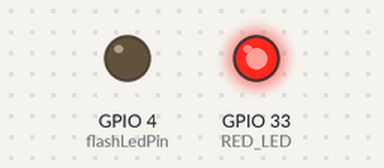
Bench run of a sketch on a simulated ESP32. On the bench: output pins drawn as LEDs (lit = HIGH). WiFi joins after 1.5 s; servers stay silent unless stated; uploads are accepted with an empty reply; the camera gives no picture; what the sketch prints to the serial monitor is not drawn.

Above: at 0.1 s.
At 2.0 s:
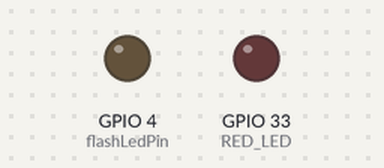
Timing chart, 0 to 3.5 s (numbered marks = the images above):
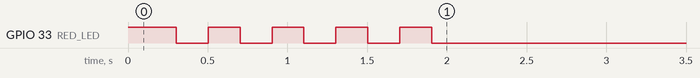

The sketch:

wifi_pic_tune_render.ino
```cpp
#include <WiFi.h>
#include "esp_camera.h"
#include <HTTPClient.h>
#include <WiFiClientSecure.h>

#include "esp_heap_caps.h"
#include "soc/soc.h"
#include "soc/rtc_cntl_reg.h"

/* ================= WIFI ================= */
const char* ssid = "thxrd";
const char* password = "thxrd123.";

/* ===== RENDER SERVER =====
   This Render sketch sends only the image field.
   It does not send house_id, so it stays separate from the local PC sketch.
*/
const char* serverUrl = "https://smart-meter-render.onrender.com/upload";

/* ================= PHOTO QUALITY ================= */
const framesize_t photoFrameSize = FRAMESIZE_SXGA; // 1280x1024: balanced for YOLO upload
const int jpegQuality = 12;         // lower number = clearer/larger
const size_t maxUploadImageBytes = 260 * 1024;
const int staleFrameCount = 0;
const int exposureWarmupFrameCount = 3;
const uint16_t uploadResponseTimeoutMs = 45000;
const uint16_t wifiConnectTimeoutMs = 20000;

const int flashLedPin = 4;           // ESP32-CAM onboard flash LED
const bool useFlashLed = false;      // onboard flash reflects on the meter cover
const int flashWarmupMs = 800;
const int ambientWarmupMs = 1200;

/* ================= STATUS LED ================= */
#define RED_LED 33

void setLED(bool state){
  digitalWrite(RED_LED, state ? LOW : HIGH);
}

void setFlashLed(bool state){
  if(useFlashLed){
    digitalWrite(flashLedPin, state ? HIGH : LOW);
  }
}

/* ================= CAMERA PIN ================= */
#define PWDN_GPIO_NUM 32
#define RESET_GPIO_NUM -1
#define XCLK_GPIO_NUM 0
#define SIOD_GPIO_NUM 26
#define SIOC_GPIO_NUM 27
#define Y9_GPIO_NUM 35
#define Y8_GPIO_NUM 34
#define Y7_GPIO_NUM 39
#define Y6_GPIO_NUM 36
#define Y5_GPIO_NUM 21
#define Y4_GPIO_NUM 19
#define Y3_GPIO_NUM 18
#define Y2_GPIO_NUM 5
#define VSYNC_GPIO_NUM 25
#define HREF_GPIO_NUM 23
#define PCLK_GPIO_NUM 22

/* ================= CAMERA SETUP ================= */
void setupCamera() {
  camera_config_t config;

  config.ledc_channel = LEDC_CHANNEL_0;
  config.ledc_timer = LEDC_TIMER_0;

  config.pin_d0 = Y2_GPIO_NUM;
  config.pin_d1 = Y3_GPIO_NUM;
  config.pin_d2 = Y4_GPIO_NUM;
  config.pin_d3 = Y5_GPIO_NUM;
  config.pin_d4 = Y6_GPIO_NUM;
  config.pin_d5 = Y7_GPIO_NUM;
  config.pin_d6 = Y8_GPIO_NUM;
  config.pin_d7 = Y9_GPIO_NUM;

  config.pin_xclk = XCLK_GPIO_NUM;
  config.pin_pclk = PCLK_GPIO_NUM;
  config.pin_vsync = VSYNC_GPIO_NUM;
  config.pin_href = HREF_GPIO_NUM;

  config.pin_sscb_sda = SIOD_GPIO_NUM;
  config.pin_sscb_scl = SIOC_GPIO_NUM;

  config.pin_pwdn = PWDN_GPIO_NUM;
  config.pin_reset = RESET_GPIO_NUM;

  config.xclk_freq_hz = 10000000;
  config.pixel_format = PIXFORMAT_JPEG;
  config.frame_size = photoFrameSize;
  config.jpeg_quality = jpegQuality;
  config.fb_count = 1;

  if(esp_camera_init(&config) != ESP_OK){
    Serial.println("Camera Init Failed");
    ESP.restart();
  }

  Serial.println("Camera Init Success");

  sensor_t *s = esp_camera_sensor_get();

  s->set_special_effect(s, 0);
  s->set_contrast(s, 2);
  s->set_sharpness(s, 2);
  s->set_brightness(s, 2);
  s->set_saturation(s, -1);

  s->set_exposure_ctrl(s, 1);
  s->set_aec2(s, 1);
  s->set_ae_level(s, 2);

  s->set_denoise(s, 1);
  s->set_bpc(s, 1);
  s->set_wpc(s, 1);
  s->set_lenc(s, 1);

  s->set_gain_ctrl(s, 1);
  s->set_gainceiling(s, GAINCEILING_64X);

  s->set_whitebal(s, 1);
  s->set_awb_gain(s, 1);

  s->set_vflip(s, 0);
  s->set_hmirror(s, 0);

  Serial.println("Meter YOLO Render Mode Ready");
}

/* ================= WIFI ================= */
bool connectWiFi(){
  WiFi.begin(ssid, password);
  Serial.print("Connecting WiFi");

  unsigned long startAttempt = millis();

  while(WiFi.status() != WL_CONNECTED &&
        millis() - startAttempt < wifiConnectTimeoutMs){
    Serial.print(".");
    setLED(true);
    delay(200);
    setLED(false);
    delay(200);
  }

  if(WiFi.status() != WL_CONNECTED){
    Serial.println("\nWiFi Connect Timeout");
    setLED(false);
    return false;
  }

  Serial.println("\nWiFi Connected");
  Serial.println(WiFi.localIP());

  setLED(true);
  return true;
}

const char* frameSizeName(framesize_t frameSize){
  switch(frameSize){
    case FRAMESIZE_UXGA:
      return "UXGA";
    case FRAMESIZE_SXGA:
      return "SXGA";
    case FRAMESIZE_XGA:
      return "XGA";
    default:
      return "OTHER";
  }
}

void dropStaleFrames(int count){
  for(int i = 0; i < count; i++){
    camera_fb_t *tmp = esp_camera_fb_get();
    if(tmp){
      esp_camera_fb_return(tmp);
    }
    delay(120);
  }
}

camera_fb_t* captureSendablePhoto(){
  sensor_t *s = esp_camera_sensor_get();

  s->set_framesize(s, photoFrameSize);
  s->set_quality(s, jpegQuality);
  setFlashLed(true);
  delay(useFlashLed ? flashWarmupMs : ambientWarmupMs);
  dropStaleFrames(exposureWarmupFrameCount);

  camera_fb_t *fb = esp_camera_fb_get();
  setFlashLed(false);

  if(!fb){
    Serial.println("Capture failed");
    return NULL;
  }

  Serial.printf(
    "Image Size: %u bytes (%s, jpeg quality %d)\n",
    (unsigned)fb->len,
    frameSizeName(photoFrameSize),
    jpegQuality
  );

  if(fb->len > maxUploadImageBytes){
    Serial.println("Warning: image above target size; try raising jpegQuality");
  }

  return fb;
}

uint8_t* allocatePayload(size_t totalLen){
  uint8_t *payload = (uint8_t*)heap_caps_malloc(
    totalLen,
    MALLOC_CAP_SPIRAM | MALLOC_CAP_8BIT
  );

  if(!payload){
    payload = (uint8_t*)heap_caps_malloc(totalLen, MALLOC_CAP_8BIT);
  }

  return payload;
}

/* ================= SEND PHOTO TO RENDER ================= */
void sendPhoto(){
  if(WiFi.status() != WL_CONNECTED){
    if(!connectWiFi()){
      return;
    }
  }

  dropStaleFrames(staleFrameCount);

  camera_fb_t *fb = captureSendablePhoto();

  if(!fb){
    Serial.println("Capture failed");
    return;
  }

  WiFiClientSecure client;
  client.setInsecure();

  HTTPClient http;
  http.begin(client, serverUrl);
  http.setTimeout(uploadResponseTimeoutMs);
  http.setReuse(false);

  String boundary = "----ESP32CAM";

  http.addHeader(
    "Content-Type",
    "multipart/form-data; boundary=" + boundary
  );

  String head =
    "--" + boundary + "\r\n"
    "Content-Disposition: form-data; name=\"image\"; filename=\"meter.jpg\"\r\n"
    "Content-Type: image/jpeg\r\n\r\n";

  String tail = "\r\n--" + boundary + "--\r\n";

  size_t totalLen = head.length() + fb->len + tail.length();

  uint8_t *payload = allocatePayload(totalLen);

  if(!payload){
    Serial.println("Memory alloc failed");
    esp_camera_fb_return(fb);
    return;
  }

  memcpy(payload, head.c_str(), head.length());
  memcpy(payload + head.length(), fb->buf, fb->len);
  memcpy(payload + head.length() + fb->len, tail.c_str(), tail.length());

  Serial.print("Uploading to Render: ");
  Serial.println(serverUrl);

  int httpCode = http.POST(payload, totalLen);

  Serial.printf("HTTP Code: %d\n", httpCode);

  if(httpCode == 200){
    Serial.println("Upload Success");
  }
  else if(httpCode == -11){
    Serial.println("Upload sent, but server response timed out");
    Serial.println("Check Render/gallery: if the image appears there, upload worked");
  }
  else{
    Serial.print("Upload Failed: ");
    Serial.println(http.errorToString(httpCode));
  }

  free(payload);
  http.end();
  esp_camera_fb_return(fb);
}

/* ================= TIMER ================= */
unsigned long previousMillis = 0;
const unsigned long interval = 30000;

/* ================= SETUP ================= */
void setup(){
  Serial.begin(115200);

  pinMode(RED_LED, OUTPUT);
  setLED(false);
  pinMode(flashLedPin, OUTPUT);
  setFlashLed(false);

  setupCamera();
  connectWiFi();
}

/* ================= LOOP ================= */
void loop(){
  unsigned long now = millis();

  if(now - previousMillis >= interval){
    sendPhoto();
    previousMillis = millis();
  }
}
```
